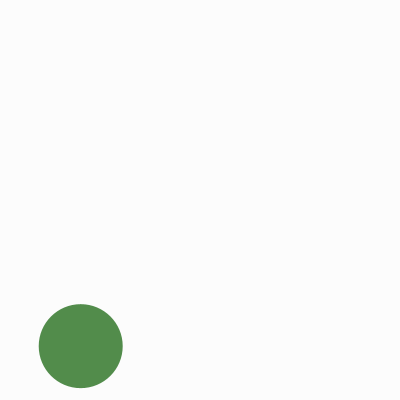
Frame 1 (no input)
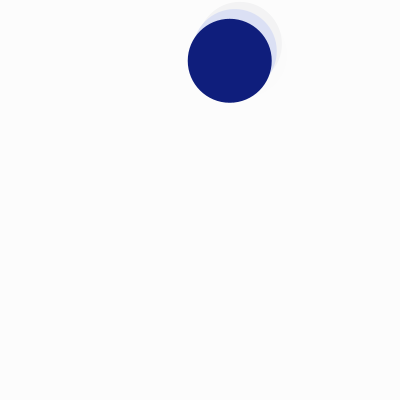
Frame 60 (the mouse pressed at the canvas centre just before this capture)
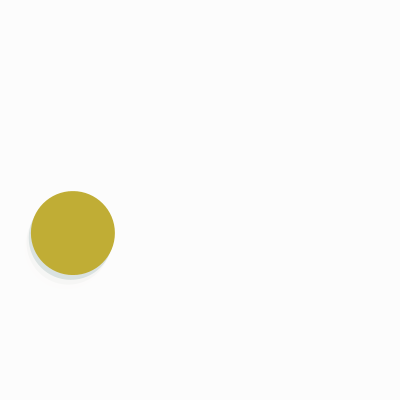
Frame 120 (the mouse held since frame 60 and released just before this capture)

The Processing sketch that drew these frames (run headless with seeded random() and noise(); from frame 60 on, the mouse is pressed at the canvas centre):

// Processing sketch: MovingBouceBall2
// ── MovingBouceBall2.pde

float Friction = 0.99;
float x,y,spx,spy;
int radius = int(random(10,60));


void setup(){
  size(400,400);
  colorMode(HSB,100);
  background(99);
  noStroke();
  frameRate(15);
  spx = random(-30,30);
  spy = random(-30,30);
  x = random(0,width);
  y = random(0,height);
}

void draw(){
  white();
  cal();
  bounce();
  fill(randomcolor());
  ellipse(x,y,radius*2,radius*2);
}

color randomcolor(){
  color c = color(random(100),random(100),random(100));
  return c;
}

void white(){
  noStroke();
  fill(99,80);
  rectMode(CORNER);
  rect(0,0,width,height);
}

void cal(){
  spx *=Friction;
  spy *=Friction;
  x += spx;
  y += spy;
}

void bounce(){
  float bounceminx = radius;
  float bouncemaxx  = width - radius;
  float bounceminy = radius;
  float bouncemaxy = height - radius;

  if(x<bounceminx || x>bouncemaxx){
    spx *= -0.8;
    if(x<bounceminx) x = bounceminx-(x-bounceminx);
    if(x>bouncemaxx) x = bouncemaxx-(x-bouncemaxx);
  }

  if(y<bounceminy || y>bouncemaxy){
    spy *= -0.9;
    if(y<bounceminy) y = bounceminy-(y-bounceminy);
    if(y>bouncemaxy) y = bouncemaxy-(y-bouncemaxy);
  }
}
